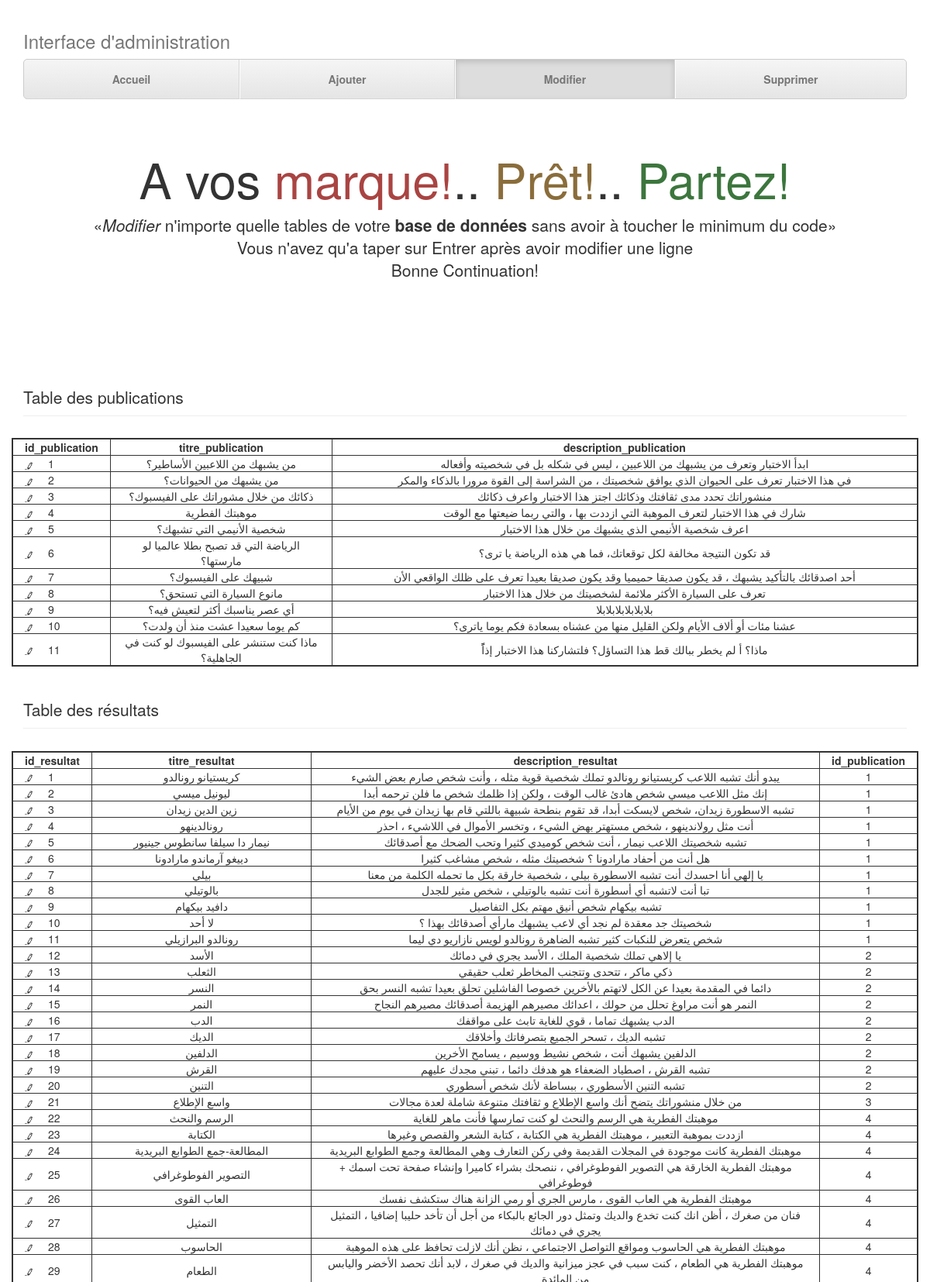
Screenshot of /ADMIN/modifier.php (upper part) with the database file from the repository.
### tables this page shows
CREATE TABLE `publication` (
  `id_publication` int(11) NOT NULL,
  `titre_publication` varchar(255) NOT NULL,
  `description_publication` text NOT NULL
);

CREATE TABLE `resultat` (
  `id_resultat` int(11) NOT NULL,
  `titre_resultat` varchar(255) NOT NULL,
  `description_resultat` text NOT NULL,
  `id_publication` int(11) NOT NULL
);

### CONTROLEUR/lecture_donnees.php (the view)
<?php
function bye_XSS($value)
{
    echo nl2br(htmlspecialchars($value));
}
?>

### ADMIN/modifier.php (shortened to what this page needs)
<?php
include '../CONTROLEUR/database_connexion.php';
include '../CONTROLEUR/lecture_donnees.php';
$requete_pub = 'SELECT * FROM publication';
$requete_rslt = 'SELECT * FROM resultat';
$reponse_pub = $db->query($requete_pub);
$reponse_rslt = $db->query($requete_rslt);
?>
<!DOCTYPE html>
<html lang="fr">
<head>
    <link rel="stylesheet" type="text/css" href="../css/admin_style.css">
    <link href="../css/bootstrap.css" rel="stylesheet">
    <link href="../css/ie10-viewport-bug-workaround.css" rel="stylesheet">
    <link href="../css/justified-nav.css" rel="stylesheet">
</head>
<body>
<div class="container">
    <div class="masthead">
        <h3 class="text-muted">Interface d'administration</h3>
        <nav>
            <ul class="nav nav-justified">
                <li><a href="index.php">Accueil</a></li>
                <li><a href="ajouter.php">Ajouter</a></li>
                <li class="active"><a href="modifier.php">Modifier</a></li>
                <li><a href="supprimer.php">Supprimer</a></li>
            </ul>
        </nav>
    </div>
    <div class="jumbotron">
        <h1><h1>A vos <span id="marque">marque!</span>.. <span id="pret">Prêt!</span>.. <span id="partez">Partez!</span>
            </h1></h1>
        <p class="lead">&laquo;<em>Modifier</em> n'importe quelle tables de votre <strong>base de données</strong> sans
            avoir à toucher le minimum du code&raquo;<br/>Vous n'avez qu'a taper sur Entrer après avoir modifier une
            ligne<br/>Bonne Continuation!</p>
    </div>
    <table class="row">
        <legend class="page-header">Table des publications</legend>
        <tr class="row">
            <th class="col-lg-1 col-md-1 col-xs-1">id_publication</th>
            <th class="col-lg-3 col-md-3 col-xs-3">titre_publication</th>
            <th class="col-lg-8 col-md-8 col-xs-8">description_publication</th>
        </tr>
        <?php while ($donnees = $reponse_pub->fetch()) {
            ?>
            <tr class="row">
                <td class="col-xs-1">
                    <div class="row">
                        <a href="modifier_pub.php?idpub=<?php bye_XSS($donnees['id_publication']); ?>"
                           title="Modifier publication <?php bye_XSS($donnees['id_publication']); ?>">
                            <div class="col-lg-1 col-md-1 col-xs-1">
                                <img src="../images/edit.png" width="10" length="10"/>
                            </div>
                        </a>
                        <div class="col-lg-1 col-md-1 col-xs-1">
                        </div>
                    </div>
                </td>
                <td class="col-lg-3 col-md-3 col-xs-3">
                </td>
                <td class="col-lg-8 col-md-8 col-xs-8">
                </td>
            </tr>
        <?php }
        ?>
    </table>
    <table class="row">
        <legend class="page-header">Table des résultats</legend>
        <tr class="row">
            <th class="col-lg-1 col-md-1 col-xs-1">id_resultat</th>
            <th class="col-lg-3 col-md-3 col-xs-3">titre_resultat</th>
            <th class="col-lg-7 col-md-7 col-xs-7">description_resultat</th>
            <th class="col-lg-1 col-md-1 col-xs-1">id_publication</th>
        </tr>
        <?php while ($donnees = $reponse_rslt->fetch())
        {
        ?>
        <tr class="row">
            <td class="col-xs-1">
                <div class="row">
                    <a href="modifier_result.php?idrslt=<?php bye_XSS($donnees['id_resultat']); ?>"
                       title="Modifier résultat <?php bye_XSS($donnees['id_resultat']); ?>">
                        <div class="col-lg-1 col-md-1 col-xs-1">
                            <img src="../images/edit.png" width="10" length="10"/>
                        </div>
                    </a>
                    <div class="col-lg-1 col-md-1 col-xs-1">
                    </div>
                </div>
            </td>
            <td class="col-lg-3 col-md-3 col-xs-3">
            </td>
            <td class="col-lg-7 col-md-7 col-xs-7">
            </td>
            <td class="col-lg-1 col-md-1 col-xs-1">
                <?php }
                ?>
            </td>
        </tr>
    </table>
</div>
</body>
</html>

### css/admin_style.css (style rules this page uses)
table, th, td, tr { border: solid 1px; text-align: center; }
.jumbotron #marque { color: #a94442; text-shadow: 0 1px 0 rgba(255, 255, 255, .2); }
.jumbotron #pret { color: #8a6d3b; text-shadow: 0 1px 0 rgba(255, 255, 255, .2); }
.jumbotron #partez { color: #3c763d; text-shadow: 0 1px 0 rgba(255, 255, 255, .2); }

### css/justified-nav.css (style rules this page uses)
body { padding-top: 20px; }
.jumbotron { text-align: center; background-color: transparent; }
.nav-justified { background-color: #eee; border: 1px solid #ccc; border-radius: 5px; }
.nav-justified > li > a { padding-top: 15px; padding-bottom: 15px; margin-bottom: 0; font-weight: bold; color: #777; text-align: center; background-color: #e5e5e5; background-image: -webkit-gradient(linear, left top, left bottom, from(#f5f5f5), to(#e5e5e5)); background-image: -webkit-linear-gradient(top, #f5f5f5 0%, #e5e5e5 100%); background-image: -o-linear-gradient(top, #f5f5f5 0%, #e5e5e5 100%); background-image: linear-gradient(to bottom, #f5f5f5 0%, #e5e5e5 100%); filter: progid:DXImageTransform.Microsoft.gradient(startColorstr='#f5f5f5', endColorstr='#e5e5e5', GradientType=0); background-repeat: repeat-x; border-bottom: 1px solid #d5d5d5; }
.nav-justified > .active > a, .nav-justified > .active > a:hover, .nav-justified > .active > a:focus { background-color: #ddd; background-image: none; -webkit-box-shadow: inset 0 3px 7px rgba(0, 0, 0, .15); box-shadow: inset 0 3px 7px rgba(0, 0, 0, .15); }
.nav-justified > li:first-child > a { border-radius: 5px 5px 0 0; }
.nav-justified > li:last-child > a { border-bottom: 0; border-radius: 0 0 5px 5px; }
@media (min-width: 768px) { .nav-justified { max-height: 52px; } }
@media (min-width: 768px) { .nav-justified > li > a { border-right: 1px solid #d5d5d5; border-left: 1px solid #fff; } }
@media (min-width: 768px) { .nav-justified > li:first-child > a { border-left: 0; border-radius: 5px 0 0 5px; } }
@media (min-width: 768px) { .nav-justified > li:last-child > a { border-right: 0; border-radius: 0 5px 5px 0; } }
@media screen and (min-width: 768px) { .masthead, .marketing, .footer { padding-right: 0; padding-left: 0; } }

### ADMIN/modifier.php (style rules this page uses)
th, td { text-align: center; }
table { margin: 2.5% 0 2.5% 0; }

### rows the page displays
publication: id_publication "1 من يشبهك من اللاعبين الأساطير؟ ابدأ الاختبار وتعرف من يشبهك من اللاعبين ، ليس في شكله بل في شخصيته وأفعاله"
publication: id_publication "2 من يشبهك من الحيوانات؟ في هذا الاختبار تعرف على الحيوان الذي يوافق شخصيتك ، من الشراسة إلى القوة مرورا بالذكاء والمكر"
publication: id_publication "3 ذكائك من خلال مشوراتك على الفيسبوك؟ منشوراتك تحدد مدى ثقافتك وذكائك اجتز هذا الاختبار واعرف ذكائك"
publication: id_publication "4 موهبتك الفطرية شارك في هذا الاختبار لتعرف الموهبة التي ازددت بها ، والتي ربما ضيعتها مع الوقت"
publication: id_publication "5 شخصية الأنيمي التي تشبهك؟ اعرف شخصية الأنيمي الذي يشبهك من خلال هذا الاختبار"
publication: id_publication "6 الرياضة التي قد تصبح بطلا عالميا لو مارستها؟ قد تكون النتيجة مخالفة لكل توقعاتك، فما هي هذه الرياضة يا ترى؟"
publication: id_publication "7 شبيهك على الفيسبوك؟ أحد اصدقائك بالتأكيد يشبهك ، قد يكون صديقا حميميا وقد يكون صديقا بعيدا تعرف على ظلك الواقعي الأن"
publication: id_publication "8 مانوع السيارة التي تستحق؟ تعرف على السيارة الأكثر ملائمة لشخصيتك من خلال هذا الاختبار"
publication: id_publication "9 أي عصر يناسبك أكثر لتعيش فيه؟ بلابلابلابلابلابلا"
publication: id_publication "10 كم يوما سعيدا عشت منذ أن ولدت؟ عشنا مئات أو ألاف الأيام ولكن القليل منها من عشناه بسعادة فكم يوما ياترى؟"
publication: id_publication "11 ماذا كنت ستنشر على الفيسبوك لو كنت في الجاهلية؟ ماذا؟ أ لم يخطر ببالك قط هذا التساؤل؟ فلتشاركنا هذا الاختبار إذاًً"
resultat: id_resultat "1 كريستيانو رونالدو يبدو أنك تشبه اللاعب كريستيانو رونالدو تملك شخصية قوية مثله ، وأنت شخص صارم بعض الشيء 1"
resultat: id_resultat "2 ليونيل ميسي إنك مثل اللاعب ميسي شخص هادئ غالب الوقت ، ولكن إذا ظلمك شخص ما فلن ترحمه أبدا 1"
resultat: id_resultat "3 زين الدين زيدان تشبه الاسطورة زيدان، شخص لايسكت أبدا، قد تقوم بنطحة شبيهة باللتي قام بها زيدان في يوم من الأيام 1"
resultat: id_resultat "4 رونالدينهو أنت مثل رولاندينهو ، شخص مستهتر بهض الشيء ، وتخسر الأموال في اللاشيء ، احذر 1"
resultat: id_resultat "5 نيمار دا سيلفا سانطوس جينيور تشبه شخصيتك اللاعب نيمار ، أنت شخص كوميدي كثيرا وتحب الضحك مع أصدقائك 1"
resultat: id_resultat "6 دييغو آرماندو مارادونا هل أنت من أحفاد مارادونا ؟ شخصيتك مثله ، شخص مشاغب كثيرا 1"
resultat: id_resultat "7 بيلي يا إلهي أنا احسدك أنت تشبه الاسطورة بيلي ، شخصية خارقة بكل ما تحمله الكلمة من معنا 1"
resultat: id_resultat "8 بالوتيلي تبا أنت لاتشبه أي أسطورة أنت تشبه بالوتيلي ، شخص مثير للجدل 1"
resultat: id_resultat "9 دافيد بيكهام تشبه بيكهام شخص أنيق مهتم بكل التفاصيل 1"
resultat: id_resultat "10 لا أحد شخصيتك جد معقدة لم نجد أي لاعب يشبهك مارأي أصدقائك بهذا ؟ 1"
resultat: id_resultat "11 رونالدو البرازيلي شخص يتعرض للنكبات كثير تشبه الضاهرة رونالدو لويس نازاريو دي ليما 1"
resultat: id_resultat "12 الأسد يا إلاهي تملك شخصية الملك ، الأسد يجري في دمائك 2"
resultat: id_resultat "13 الثعلب ذكي ماكر ، تتحدى وتتجنب المخاطر ثعلب حقيقي 2"
resultat: id_resultat "14 النسر دائما في المقدمة بعيدا عن الكل لاتهتم بالأخرين خصوصا الفاشلين تحلق بعيدا تشبه النسر بحق 2"
resultat: id_resultat "15 النمر النمر هو أنت مراوغ تحلل من حولك ، اعدائك مصيرهم الهزيمة أصدقائك مصيرهم النجاح 2"
resultat: id_resultat "16 الدب الدب يشبهك تماما ، قوي للغاية تابث على مواقفك 2"
resultat: id_resultat "17 الديك تشبه الديك ، تسحر الجميع بتصرفاتك وأخلاقك 2"
resultat: id_resultat "18 الدلفين الدلفين يشبهك أنت ، شخص نشيط ووسيم ، يسامح الأخرين 2"
resultat: id_resultat "19 القرش تشبه القرش ، اصطياد الضعفاء هو هدفك دائما ، تبني مجدك عليهم 2"
resultat: id_resultat "20 التنين تشبه التنين الأسطوري ، ببساطة لأنك شخص أسطوري 2"
resultat: id_resultat "21 واسع الإطلاع من خلال منشوراتك يتضح أنك واسع الإطلاع و ثقافتك متنوعة شاملة لعدة مجالات 3"
resultat: id_resultat "22 الرسم والنحث موهبتك الفطرية هي الرسم والنحث لو كنت تمارسها فأنت ماهر للغاية 4"
resultat: id_resultat "23 الكتابة ازددت بموهبة التعبير ، موهبتك الفطرية هي الكتابة ، كتابة الشعر والقصص وغيرها 4"
resultat: id_resultat "24 المطالعة-جمع الطوابع البريدية موهبتك الفطرية كانت موجودة في المجلات القديمة وفي ركن التعارف وهي المطالعة وجمع الطوابع البريدية 4"
resultat: id_resultat "25 التصوير الفوطوغرافي موهبتك الفطرية الخارقة هي التصوير الفوطوغرافي ، ننصحك بشراء كاميرا وإنشاء صفحة تحت اسمك + فوطوغرافي 4"
resultat: id_resultat "26 العاب القوى موهبتك الفطرية هي العاب القوى ، مارس الجري أو رمي الزانة هناك ستكشف نفسك 4"
resultat: id_resultat "27 التمثيل فنان من صغرك ، أظن انك كنت تخدع والديك وتمثل دور الجائع بالبكاء من أجل أن تأخد حليبا إضافيا ، التمثيل يجري في دمائك 4"
resultat: id_resultat "28 الحاسوب موهبتك الفطرية هي الحاسوب ومواقع التواصل الاجتماعي ، نظن أنك لازلت تحافظ على هذه الموهبة 4"
resultat: id_resultat "29 الطعام 4"
